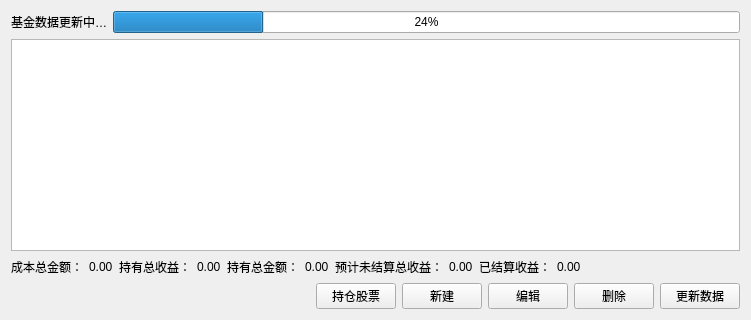
<?xml version="1.0" encoding="UTF-8"?>
<ui version="4.0">
 <class>HoldingTab</class>
 <widget class="QWidget" name="HoldingTab">
  <property name="geometry">
   <rect>
    <x>0</x>
    <y>0</y>
    <width>751</width>
    <height>320</height>
   </rect>
  </property>
  <property name="windowTitle">
   <string>Form</string>
  </property>
  <layout class="QVBoxLayout" name="verticalLayout">
   <item>
    <layout class="QHBoxLayout" name="horizontalLayout">
     <item>
      <widget class="QLabel" name="update_label">
       <property name="enabled">
        <bool>true</bool>
       </property>
       <property name="text">
        <string>基金数据更新中…</string>
       </property>
      </widget>
     </item>
     <item>
      <widget class="QProgressBar" name="update_progress_bar">
       <property name="value">
        <number>24</number>
       </property>
      </widget>
     </item>
    </layout>
   </item>
   <item>
    <widget class="QTableView" name="holding_table_view"/>
   </item>
   <item>
    <layout class="QHBoxLayout" name="horizontalLayout_8">
     <item>
      <layout class="QHBoxLayout" name="horizontalLayout_3">
       <item>
        <widget class="QLabel" name="label">
         <property name="text">
          <string>成本总金额：</string>
         </property>
        </widget>
       </item>
       <item>
        <widget class="QLabel" name="total_cost_label">
         <property name="text">
          <string>0.00</string>
         </property>
        </widget>
       </item>
      </layout>
     </item>
     <item>
      <layout class="QHBoxLayout" name="horizontalLayout_4">
       <item>
        <widget class="QLabel" name="label_6">
         <property name="text">
          <string>持有总收益：</string>
         </property>
        </widget>
       </item>
       <item>
        <widget class="QLabel" name="total_earnings_label">
         <property name="text">
          <string>0.00</string>
         </property>
        </widget>
       </item>
      </layout>
     </item>
     <item>
      <layout class="QHBoxLayout" name="horizontalLayout_5">
       <item>
        <widget class="QLabel" name="label_8">
         <property name="text">
          <string>持有总金额：</string>
         </property>
        </widget>
       </item>
       <item>
        <widget class="QLabel" name="total_holding_amount_label">
         <property name="text">
          <string>0.00</string>
         </property>
        </widget>
       </item>
      </layout>
     </item>
     <item>
      <layout class="QHBoxLayout" name="horizontalLayout_7">
       <item>
        <widget class="QLabel" name="label_7">
         <property name="text">
          <string>预计未结算总收益：</string>
         </property>
        </widget>
       </item>
       <item>
        <widget class="QLabel" name="total_expected_earnings_label">
         <property name="text">
          <string>0.00</string>
         </property>
        </widget>
       </item>
      </layout>
     </item>
     <item>
      <layout class="QHBoxLayout" name="horizontalLayout_9">
       <item>
        <widget class="QLabel" name="settled_earnings_text_label">
         <property name="text">
          <string>已结算收益：</string>
         </property>
        </widget>
       </item>
       <item>
        <widget class="QLabel" name="settled_earnings_label">
         <property name="text">
          <string>0.00</string>
         </property>
        </widget>
       </item>
      </layout>
     </item>
     <item>
      <spacer name="horizontalSpacer">
       <property name="orientation">
        <enum>Qt::Horizontal</enum>
       </property>
       <property name="sizeHint" stdset="0">
        <size>
         <width>40</width>
         <height>20</height>
        </size>
       </property>
      </spacer>
     </item>
    </layout>
   </item>
   <item>
    <layout class="QHBoxLayout" name="horizontalLayout_2">
     <item>
      <spacer name="horizontal_spacer">
       <property name="orientation">
        <enum>Qt::Horizontal</enum>
       </property>
       <property name="sizeHint" stdset="0">
        <size>
         <width>40</width>
         <height>20</height>
        </size>
       </property>
      </spacer>
     </item>
     <item>
      <widget class="QPushButton" name="stock_holdings_button">
       <property name="text">
        <string>持仓股票</string>
       </property>
      </widget>
     </item>
     <item>
      <widget class="QPushButton" name="new_button">
       <property name="text">
        <string>新建</string>
       </property>
      </widget>
     </item>
     <item>
      <widget class="QPushButton" name="edit_button">
       <property name="text">
        <string>编辑</string>
       </property>
      </widget>
     </item>
     <item>
      <widget class="QPushButton" name="delete_button">
       <property name="text">
        <string>删除</string>
       </property>
      </widget>
     </item>
     <item>
      <widget class="QPushButton" name="refresh_button">
       <property name="text">
        <string>更新数据</string>
       </property>
      </widget>
     </item>
    </layout>
   </item>
  </layout>
 </widget>
 <resources/>
 <connections/>
</ui>
